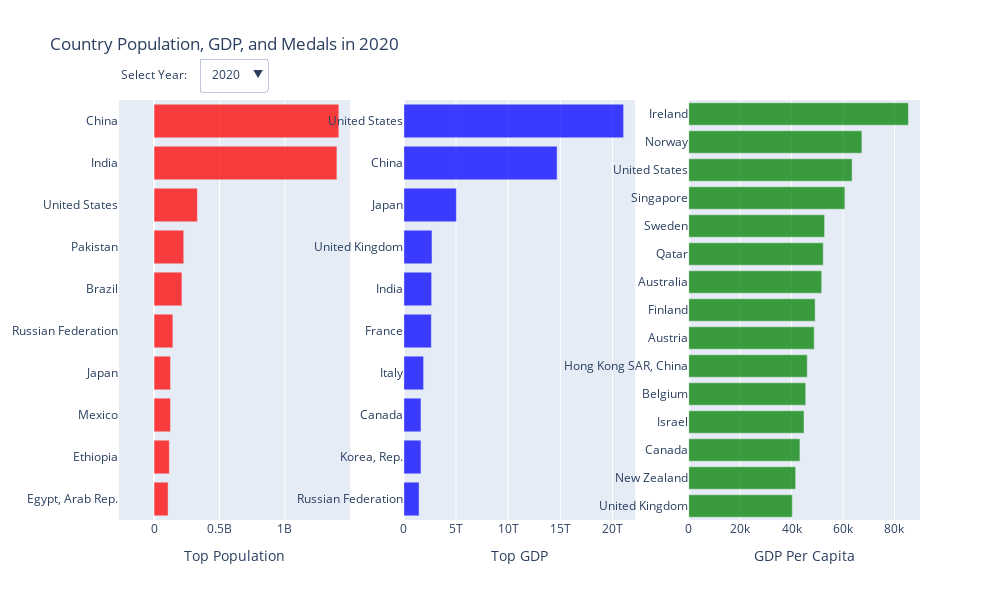

This figure's notebook cell:
### Code cell
# Import necessary libraries
import plotly.graph_objs as go
import plotly.offline as pyo
import plotly.subplots as sp
import numpy as np

df = pd.read_csv('olympic_data_country_medal_year.csv')
# Create figure
bar_chart = go.Figure()

# Set default year
selected_year = 2020

# Define function to sort data by GDP and Total_Score
def sort_data_by_selected_year(selected_year):
    df_filtered_pop = df[df['Year'] == selected_year].sort_values(by='Population', ascending=True).tail(15)
    df_filtered_gdp = df[df['Year'] == selected_year].sort_values(by='GDP', ascending=True).tail(15)
    df_filtered_gdp_per_capita = df[(df['Year'] == selected_year) & (df['Population'] >= 1000000)].sort_values(by='GDP_Per_Capita', ascending=True).tail(15)
    return df_filtered_pop, df_filtered_gdp, df_filtered_gdp_per_capita

# Create two subplots
bar_chart = sp.make_subplots(rows=1, cols=3)

df_filtered_pop, df_filtered_gdp, df_filtered_gdp_per_capita = sort_data_by_selected_year(df['Year'].max())

# Add first chart to subplot 1
df_filtered_pop = df[df['Year'] == selected_year].sort_values(by='Population', ascending=True).tail(10)
bar_chart.add_trace(go.Bar(
    y=df_filtered_pop['Country_Name'],
    x=df_filtered_pop['Population'],
    name='Population',
    marker_color='red',
    orientation='h',
    marker=dict(opacity=0.75)
), row=1, col=1)
# Add title to x-axis of subplot 1
bar_chart.update_xaxes(title_text='Top Population', row=1, col=1)



# Add second chart to subplot 2
df_filtered_gdp = df[df['Year'] == selected_year].sort_values(by='GDP', ascending=True).tail(10)
bar_chart.add_trace(go.Bar(
  y=df_filtered_gdp['Country_Name'],
    x=df_filtered_gdp['GDP'],
    name='GDP',
    marker_color='blue',
    orientation='h',
    marker=dict(opacity=0.75)
), row=1, col=2)
# Add title to x-axis of subplot 2
bar_chart.update_xaxes(title_text='Top GDP', row=1, col=2)



# Add third chart to subplot 3
filtered_gdp_per_capita = df[df['Year'] == selected_year].sort_values(by='GDP_Per_Capita', ascending=True).tail(10)
bar_chart.add_trace(go.Bar(
    y=df_filtered_gdp_per_capita['Country_Name'],
    x=df_filtered_gdp_per_capita['GDP_Per_Capita'],
    name='GDP Per Capita',
    marker_color='green',
    orientation='h',
    marker=dict(opacity=0.75)
), row=1, col=3)
# Add title to x-axis of subplot 3
bar_chart.update_xaxes(title_text='GDP Per Capita', row=1, col=3)



# Update layout
bar_chart.update_layout(title=f'Country Population, GDP, and Medals in {df["Year"].max()}',
                  height=600, width=1000,
                  barmode='group',
                  showlegend=False)

# Create dropdown list of years
years = np.sort(df['Year'].unique())[::-1]
dropdown_buttons = []
for year in years:
    df_filtered_pop, df_filtered_gdp, df_filtered_gdp_per_capita = sort_data_by_selected_year(year)
    dropdown_buttons.append(dict(
        label=str(year),
        method="update",
        args=[{
                "x": [df_filtered_pop['Population'],df_filtered_gdp['GDP'], df_filtered_gdp_per_capita['GDP_Per_Capita']],
                "y": [df_filtered_pop['Country_Name'], df_filtered_gdp['Country_Name'], df_filtered_gdp_per_capita['Country_Name']],
                "type": "bar",
                "orientation": "h",
                "marker_color": ['red','blue','green'],
                "name": ['Population', 'GDP', 'GDP Per Capita']
              },
              {
                "title": f"Country Population, GDP, and Medal Score in {year}"
            }]
            ))

# Add dropdown
bar_chart.update_layout(
    updatemenus=[dict(
        buttons=dropdown_buttons,
        direction="down",
        showactive=True,
        x=0.1,
        xanchor="left",
        y=1.1,
        yanchor="top"
    )]
)

# Add annotation
bar_chart.update_layout(
    annotations=[
        dict(text="Select Year:", showarrow=False,
        x=0, y=1.085, yref="paper", align="left")
    ]
)

bar_chart.show()
#pyo.plot(fig, filename='barchart.html', auto_open=True)

### Figure 1 — Plotly figure (JSON) as saved in the notebook; plotly's stock layout.template omitted (floating-point values rounded to 4 significant figures)
{"data": [{"marker": {"color": "red", "opacity": 0.75}, "name": "Population", "orientation": "h", "type": "bar", "x": [107465134, 117190911, 125998302, 126261000, 144073139, 213196304, 227196741, 331501080, 1396387127, 1411100000], "xaxis": "x", "y": ["Egypt, Arab Rep.", "Ethiopia", "Mexico", "Japan", "Russian Federation", "Brazil", "Pakistan", "United States", "India", "China"], "yaxis": "y"}, {"marker": {"color": "blue", "opacity": 0.75}, "name": "GDP", "orientation": "h", "type": "bar", "x": [1465000000000.0, 1644000000000.0, 1645000000000.0, 1897000000000.0, 2639000000000.0, 2668000000000.0, 2705000000000.0, 5040000000000.0, 14687673898336, 21060000000000.0], "xaxis": "x2", "y": ["Russian Federation", "Korea, Rep.", "Canada", "Italy", "France", "India", "United Kingdom", "Japan", "China", "United States"], "yaxis": "y2"}, {"marker": {"color": "green", "opacity": 0.75}, "name": "GDP Per Capita", "orientation": "h", "type": "bar", "x": [40320.0, 41600.0, 43260.0, 44850.0, 45520.0, 46110.0, 48810.0, 49170.0, 51720.0, 52320.0, 52840.0, 60730.0, 63530.0, 67330.0, 85420.0], "xaxis": "x3", "y": ["United Kingdom", "New Zealand", "Canada", "Israel", "Belgium", "Hong Kong SAR, China", "Austria", "Finland", "Australia", "Qatar", "Sweden", "Singapore", "United States", "Norway", "Ireland"], "yaxis": "y3"}], "layout": {"annotations": [{"align": "left", "showarrow": false, "text": "Select Year:", "x": 0, "y": 1.085, "yref": "paper"}], "barmode": "group", "height": 600, "showlegend": false, "title": {"text": "Country Population, GDP, and Medals in 2020"}, "updatemenus": [{"buttons": [{"args": [{"marker_color": ["red", "blue", "green"], "name": ["Population", "GDP", "GDP Per Capita"], "orientation": "h", "type": "bar", "x": [[59438851, 67081000, 67571107, 71475664, 84135428, 107465134, 117190911, 125998302, 126261000, 144073139, 213196304, 227196741, 331501080, 1396387127, 1411100000], [720300000000.0, 1091000000000.0, 1277000000000.0, 1327000000000.0, 1449000000000.0, 1465000000000.0, 1644000000000.0, 1645000000000.0, 1897000000000.0, 2639000000000.0, 2668000000000.0, 2705000000000.0, 5040000000000.0, 14687673898336, 21060000000000.0], [40320.0, 41600.0, 43260.0, 44850.0, 45520.0, 46110.0, 48810.0, 49170.0, 51720.0, 52320.0, 52840.0, 60730.0, 63530.0, 67330.0, 85420.0]], "y": [["Italy", "United Kingdom", "France", "Thailand", "Turkiye", "Egypt, Arab Rep.", "Ethiopia", "Mexico", "Japan", "Russian Federation", "Brazil", "Pakistan", "United States", "India", "China"], ["Turkiye", "Mexico", "Spain", "Australia", "Brazil", "Russian Federation", "Korea, Rep.", "Canada", "Italy", "France", "India", "United Kingdom", "Japan", "China", "United States"], ["United Kingdom", "New Zealand", "Canada", "Israel", "Belgium", "Hong Kong SAR, China", "Austria", "Finland", "Australia", "Qatar", "Sweden", "Singapore", "United States", "Norway", "Ireland"]]}, {"title": "Country Population, GDP, and Medal Score in 2020"}], "label": "2020", "method": "update"}, {"args": [{"marker_color": ["red", "blue", "green"], "name": ["Population", "GDP", "GDP Per Capita"], "orientation": "h", "type": "bar", "x": [[60421760, 66460344, 67158348, 71127802, 82809304, 103740765, 111129438, 124013861, 126811000, 144477859, 210166592, 219731479, 326838199, 1369003306, 1402760000], [778500000000.0, 1222000000000.0, 1422000000000.0, 1428000000000.0, 1631000000000.0, 1725000000000.0, 1725000000000.0, 1917000000000.0, 2092000000000.0, 2703000000000.0, 2791000000000.0, 2878000000000.0, 5038000000000.0, 13890000000000.0, 20530000000000.0], [42410.0, 43250.0, 43310.0, 46550.0, 47540.0, 48540.0, 49990.0, 51470.0, 54590.0, 57210.0, 62820.0, 66260.0, 66860.0, 79250.0, 82270.0]], "y": [["Italy", "United Kingdom", "France", "Thailand", "Turkiye", "Egypt, Arab Rep.", "Ethiopia", "Mexico", "Japan", "Russian Federation", "Brazil", "Pakistan", "United States", "India", "China"], ["Turkiye", "Mexico", "Spain", "Australia", "Russian Federation", "Korea, Rep.", "Canada", "Brazil", "Italy", "India", "France", "United Kingdom", "Japan", "China", "United States"], ["Israel", "New Zealand", "United Kingdom", "Canada", "Belgium", "Hong Kong SAR, China", "Finland", "Austria", "Sweden", "Australia", "United States", "Qatar", "Singapore", "Ireland", "Norway"]]}, {"title": "Country Population, GDP, and Medal Score in 2018"}], "label": "2018", "method": "update"}, {"args": [{"marker_color": ["red", "blue", "green"], "name": ["Population", "GDP", "GDP Per Capita"], "orientation": "h", "type": "bar", "x": [[60627498, 65611593, 66724104, 70607037, 81019394, 99784030, 105293228, 121519221, 127076000, 144342397, 206859578, 213524840, 323071755, 1338636340, 1387790000], [869700000000.0, 1078000000000.0, 1207000000000.0, 1234000000000.0, 1256000000000.0, 1500000000000.0, 1528000000000.0, 1796000000000.0, 1877000000000.0, 2295000000000.0, 2473000000000.0, 2700000000000.0, 5004000000000.0, 11230000000000.0, 18700000000000.0], [39380.0, 40060.0, 41150.0, 42010.0, 42320.0, 43730.0, 43810.0, 45310.0, 49880.0, 51970.0, 56860.0, 57870.0, 58470.0, 62900.0, 70460.0]], "y": [["Italy", "United Kingdom", "France", "Thailand", "Turkiye", "Egypt, Arab Rep.", "Ethiopia", "Mexico", "Japan", "Russian Federation", "Brazil", "Pakistan", "United States", "India", "China"], ["Turkiye", "Mexico", "Australia", "Spain", "Russian Federation", "Korea, Rep.", "Canada", "Brazil", "Italy", "India", "France", "United Kingdom", "Japan", "China", "United States"], ["Japan", "New Zealand", "United Kingdom", "Belgium", "Canada", "Hong Kong SAR, China", "Finland", "Austria", "Australia", "Sweden", "Singapore", "United States", "Qatar", "Ireland", "Norway"]]}, {"title": "Country Population, GDP, and Medal Score in 2016"}], "label": "2016", "method": "update"}, {"args": [{"marker_color": ["red", "blue", "green"], "name": ["Population", "GDP", "GDP Per Capita"], "orientation": "h", "type": "bar", "x": [[60789140, 64602298, 66312067, 69960943, 78112073, 95592324, 99746766, 118755887, 127276000, 143819667, 203459650, 208251628, 318386329, 1307246509, 1371860000], [939000000000.0, 1315000000000.0, 1372000000000.0, 1468000000000.0, 1484000000000.0, 1806000000000.0, 2027000000000.0, 2039000000000.0, 2162000000000.0, 2456000000000.0, 2856000000000.0, 3065000000000.0, 4896994405839, 10480000000000.0, 17550000000000.0], [40320.0, 43070.0, 44570.0, 47450.0, 47760.0, 50330.0, 50960.0, 51790.0, 55120.0, 55640.0, 57560.0, 60020.0, 62510.0, 93130.0, 97020.0]], "y": [["Italy", "United Kingdom", "France", "Thailand", "Turkiye", "Egypt, Arab Rep.", "Ethiopia", "Mexico", "Japan", "Russian Federation", "Brazil", "Pakistan", "United States", "India", "China"], ["Turkiye", "Mexico", "Spain", "Australia", "Korea, Rep.", "Canada", "Russian Federation", "India", "Italy", "Brazil", "France", "United Kingdom", "Japan", "China", "United States"], ["Hong Kong SAR, China", "France", "New Zealand", "United Kingdom", "Belgium", "Finland", "Canada", "Austria", "United States", "Ireland", "Singapore", "Sweden", "Australia", "Qatar", "Norway"]]}, {"title": "Country Population, GDP, and Medal Score in 2014"}], "label": "2014", "method": "update"}, {"args": [{"marker_color": ["red", "blue", "green"], "name": ["Population", "GDP", "GDP Per Capita"], "orientation": "h", "type": "bar", "x": [[59539717, 63700215, 65662240, 69157023, 75277439, 91240376, 94451280, 115755909, 127629000, 143201721, 199977707, 202205861, 313877662, 1274487215, 1354190000], [880600000000.0, 1201000000000.0, 1278000000000.0, 1325000000000.0, 1547000000000.0, 1828000000000.0, 1828000000000.0, 2087000000000.0, 2208000000000.0, 2465000000000.0, 2684000000000.0, 2706000000000.0, 6272000000000.0, 8532000000000.0, 16250000000000.0], [39970.0, 40870.0, 42490.0, 44670.0, 47710.0, 48560.0, 49050.0, 49150.0, 51780.0, 52670.0, 55550.0, 58040.0, 68040.0, 98040.0, 101500.0]], "y": [["Italy", "United Kingdom", "France", "Thailand", "Turkiye", "Egypt, Arab Rep.", "Ethiopia", "Mexico", "Japan", "Russian Federation", "Brazil", "Pakistan", "United States", "India", "China"], ["Turkiye", "Mexico", "Korea, Rep.", "Spain", "Australia", "India", "Canada", "Italy", "Russian Federation", "Brazil", "France", "United Kingdom", "Japan", "China", "United States"], ["New Zealand", "France", "United Kingdom", "Belgium", "Finland", "Austria", "Ireland", "Japan", "United States", "Canada", "Singapore", "Sweden", "Australia", "Qatar", "Norway"]]}, {"title": "Country Population, GDP, and Medal Score in 2012"}], "label": "2012", "method": "update"}, {"args": [{"marker_color": ["red", "blue", "green"], "name": ["Population", "GDP", "GDP Per Capita"], "orientation": "h", "type": "bar", "x": [[59277417, 62766365, 65030575, 68270489, 73195345, 87252413, 89237791, 112532401, 128070000, 142849468, 194454498, 196353492, 309327143, 1240613620, 1337705000], [777000000000.0, 1058000000000.0, 1144000000000.0, 1149000000000.0, 1422000000000.0, 1525000000000.0, 1617000000000.0, 1676000000000.0, 2136000000000.0, 2209000000000.0, 2491000000000.0, 2645000000000.0, 5759000000000.0, 6087000000000.0, 15050000000000.0], [36040.0, 39690.0, 40680.0, 44180.0, 44970.0, 46510.0, 46900.0, 47240.0, 47560.0, 48650.0, 48660.0, 52130.0, 52870.0, 73020.0, 87690.0]], "y": [["Italy", "United Kingdom", "France", "Thailand", "Turkiye", "Egypt, Arab Rep.", "Ethiopia", "Mexico", "Japan", "Russian Federation", "Pakistan", "Brazil", "United States", "India", "China"], ["Turkiye", "Mexico", "Korea, Rep.", "Australia", "Spain", "Russian Federation", "Canada", "India", "Italy", "Brazil", "United Kingdom", "France", "Japan", "China", "United States"], ["Italy", "United Kingdom", "France", "Belgium", "Japan", "Finland", "Austria", "Singapore", "Canada", "United States", "Ireland", "Australia", "Sweden", "Qatar", "Norway"]]}, {"title": "Country Population, GDP, and Medal Score in 2010"}], "label": "2010", "method": "update"}, {"args": [{"marker_color": ["red", "blue", "green"], "name": ["Population", "GDP", "GDP Per Capita"], "orientation": "h", "type": "bar", "x": [[58826731, 61806995, 64379696, 67328239, 71320726, 83844783, 84357105, 109684489, 128063000, 142742366, 185931955, 192672317, 304093966, 1206734806, 1324655000], [770500000000.0, 1047000000000.0, 1056000000000.0, 1110000000000.0, 1199000000000.0, 1553000000000.0, 1632000000000.0, 1661000000000.0, 1696000000000.0, 2409000000000.0, 2930000000000.0, 2932000000000.0, 4594000000000.0, 5107000000000.0, 14770000000000.0], [39880.0, 40010.0, 40940.0, 45520.0, 46710.0, 47430.0, 48300.0, 48570.0, 49680.0, 51920.0, 53770.0, 56150.0, 61350.0, 79810.0, 96940.0]], "y": [["Italy", "United Kingdom", "France", "Thailand", "Turkiye", "Egypt, Arab Rep.", "Ethiopia", "Mexico", "Japan", "Russian Federation", "Pakistan", "Brazil", "United States", "India", "China"], ["Turkiye", "Korea, Rep.", "Australia", "Mexico", "India", "Canada", "Spain", "Russian Federation", "Brazil", "Italy", "France", "United Kingdom", "China", "Japan", "United States"], ["Japan", "Singapore", "Italy", "France", "Canada", "United Kingdom", "Belgium", "United States", "Australia", "Austria", "Finland", "Sweden", "Ireland", "Qatar", "Norway"]]}, {"title": "Country Population, GDP, and Medal Score in 2008"}], "label": "2008", "method": "update"}, {"args": [{"marker_color": ["red", "blue", "green"], "name": ["Population", "GDP", "GDP Per Capita"], "orientation": "h", "type": "bar", "x": [[58143979, 60846820, 63628261, 66319525, 69601333, 79691050, 80629670, 106886790, 127854000, 143049637, 178069984, 188820682, 298379912, 1172373788, 1311020000], [557100000000.0, 747900000000.0, 940300000000.0, 975400000000.0, 989900000000.0, 1053000000000.0, 1108000000000.0, 1260000000000.0, 1319000000000.0, 1950000000000.0, 2321000000000.0, 2710000000000.0, 2752000000000.0, 4601663122284, 13820000000000.0], [33530.0, 33770.0, 35990.0, 36470.0, 36570.0, 38710.0, 40500.0, 40670.0, 41220.0, 44540.0, 46300.0, 46590.0, 54330.0, 59980.0, 74150.0]], "y": [["Italy", "United Kingdom", "France", "Thailand", "Turkiye", "Ethiopia", "Egypt, Arab Rep.", "Mexico", "Japan", "Russian Federation", "Pakistan", "Brazil", "United States", "India", "China"], ["Turkiye", "Australia", "India", "Mexico", "Russian Federation", "Korea, Rep.", "Brazil", "Spain", "Canada", "Italy", "France", "United Kingdom", "China", "Japan", "United States"], ["Italy", "Singapore", "Japan", "France", "Australia", "Belgium", "Canada", "Austria", "Finland", "United Kingdom", "United States", "Sweden", "Ireland", "Qatar", "Norway"]]}, {"title": "Country Population, GDP, and Medal Score in 2006"}], "label": "2006", "method": "update"}, {"args": [{"marker_color": ["red", "blue", "green"], "name": ["Population", "GDP", "GDP Per Capita"], "orientation": "h", "type": "bar", "x": [[57685327, 59987905, 62716306, 65311166, 67785075, 75301026, 77522427, 103945813, 127761000, 144067316, 170648620, 184722043, 292805298, 1136264583, 1296075000], [408900000000.0, 591000000000.0, 614300000000.0, 669300000000.0, 709100000000.0, 782200000000.0, 793200000000.0, 1027000000000.0, 1069000000000.0, 1807000000000.0, 1955000000000.0, 2120000000000.0, 2423000000000.0, 4893000000000.0, 12220000000000.0], [25420.0, 27610.0, 30820.0, 31320.0, 32140.0, 33800.0, 35430.0, 36890.0, 37770.0, 38300.0, 40390.0, 41720.0, 42820.0, 47750.0, 57600.0]], "y": [["Italy", "United Kingdom", "France", "Thailand", "Turkiye", "Ethiopia", "Egypt, Arab Rep.", "Mexico", "Japan", "Russian Federation", "Pakistan", "Brazil", "United States", "India", "China"], ["Turkiye", "Russian Federation", "Australia", "Brazil", "India", "Mexico", "Korea, Rep.", "Canada", "Spain", "Italy", "China", "France", "United Kingdom", "Japan", "United States"], ["New Zealand", "Singapore", "Australia", "Italy", "Canada", "France", "Belgium", "Austria", "Finland", "Japan", "United Kingdom", "United States", "Sweden", "Ireland", "Norway"]]}, {"title": "Country Population, GDP, and Medal Score in 2004"}], "label": "2004", "method": "update"}, {"args": [{"marker_color": ["red", "blue", "green"], "name": ["Population", "GDP", "GDP Per Capita"], "orientation": "h", "type": "bar", "x": [[57059007, 59370479, 61816234, 64222580, 65988663, 71073215, 74393759, 100917081, 127445000, 145306497, 163262807, 180476685, 287625193, 1098313039, 1280400000], [266800000000.0, 345500000000.0, 395600000000.0, 509800000000.0, 514900000000.0, 627200000000.0, 708800000000.0, 760600000000.0, 772100000000.0, 1277000000000.0, 1470550014516, 1501000000000.0, 1786000000000.0, 4183000000000.0, 10930000000000.0], [20290.0, 22160.0, 22380.0, 24260.0, 24290.0, 24670.0, 25010.0, 26530.0, 27000.0, 29900.0, 30080.0, 32710.0, 32820.0, 38000.0, 43080.0]], "y": [["Italy", "United Kingdom", "France", "Thailand", "Turkiye", "Ethiopia", "Egypt, Arab Rep.", "Mexico", "Japan", "Russian Federation", "Pakistan", "Brazil", "United States", "India", "China"], ["Sweden", "Russian Federation", "Australia", "Brazil", "India", "Korea, Rep.", "Spain", "Canada", "Mexico", "Italy", "China", "France", "United Kingdom", "Japan", "United States"], ["Australia", "Singapore", "Italy", "Canada", "France", "Hong Kong SAR, China", "Belgium", "Austria", "Finland", "Sweden", "United Kingdom", "Ireland", "Japan", "United States", "Norway"]]}, {"title": "Country Population, GDP, and Medal Score in 2002"}], "label": "2002", "method": "update"}, {"args": [{"marker_color": ["red", "blue", "green"], "name": ["Population", "GDP", "GDP Per Capita"], "orientation": "h", "type": "bar", "x": [[56942108, 58892514, 60921384, 63066603, 64113547, 67031867, 71371371, 97873442, 126843000, 146596869, 154369924, 175873720, 282162411, 1059633675, 1262645000], [274300000000.0, 284200000000.0, 415900000000.0, 468400000000.0, 576200000000.0, 598400000000.0, 655400000000.0, 707900000000.0, 744800000000.0, 1147000000000.0, 1211000000000.0, 1366000000000.0, 1666000000000.0, 4968000000000.0, 10250000000000.0], [21630.0, 21850.0, 22420.0, 23100.0, 23850.0, 24270.0, 24350.0, 24630.0, 25760.0, 26330.0, 28290.0, 29620.0, 36330.0, 38130.0, 39170.0]], "y": [["Italy", "United Kingdom", "France", "Thailand", "Turkiye", "Ethiopia", "Egypt, Arab Rep.", "Mexico", "Japan", "Russian Federation", "Pakistan", "Brazil", "United States", "India", "China"], ["Turkiye", "Argentina", "Australia", "India", "Korea, Rep.", "Spain", "Brazil", "Mexico", "Canada", "Italy", "China", "France", "United Kingdom", "Japan", "United States"], ["Israel", "Australia", "France", "Belgium", "Singapore", "Canada", "Finland", "Austria", "Hong Kong SAR, China", "Ireland", "United Kingdom", "Sweden", "United States", "Norway", "Japan"]]}, {"title": "Country Population, GDP, and Medal Score in 2000"}], "label": "2000", "method": "update"}, {"args": [{"marker_color": ["red", "blue", "green"], "name": ["Population", "GDP", "GDP Per Capita"], "orientation": "h", "type": "bar", "x": [[56906744, 58487141, 60192790, 61745217, 62242204, 63136493, 68446011, 94767284, 126400000, 145476106, 147670784, 171039804, 275854000, 1021434576, 1241935000], [276000000000.0, 298900000000.0, 383300000000.0, 399700000000.0, 421400000000.0, 526500000000.0, 619200000000.0, 634000000000.0, 863700000000.0, 1029000000000.0, 1270000000000.0, 1503000000000.0, 1655000000000.0, 4098362709104, 9063000000000.0], [21020.0, 21480.0, 21830.0, 22320.0, 24290.0, 24970.0, 25340.0, 25810.0, 26010.0, 27360.0, 28300.0, 30600.0, 32420.0, 32850.0, 34790.0]], "y": [["Italy", "United Kingdom", "France", "Thailand", "Turkiye", "Ethiopia", "Egypt, Arab Rep.", "Mexico", "Japan", "Pakistan", "Russian Federation", "Brazil", "United States", "India", "China"], ["Turkiye", "Argentina", "Korea, Rep.", "Australia", "India", "Mexico", "Spain", "Canada", "Brazil", "China", "Italy", "France", "United Kingdom", "Japan", "United States"], ["Canada", "Australia", "Singapore", "Italy", "Ireland", "France", "Belgium", "Hong Kong SAR, China", "Finland", "Austria", "United Kingdom", "Sweden", "Japan", "United States", "Norway"]]}, {"title": "Country Population, GDP, and Medal Score in 1998"}], "label": "1998", "method": "update"}, {"args": [{"marker_color": ["red", "blue", "green"], "name": ["Population", "GDP", "GDP Per Capita"], "orientation": "h", "type": "bar", "x": [[56860281, 58166950, 59347649, 59756533, 60211096, 60293786, 65565195, 91586555, 125757000, 137234810, 148160129, 166037122, 269394000, 983281218, 1217550000], [291700000000.0, 391700000000.0, 392900000000.0, 401300000000.0, 411000000000.0, 610200000000.0, 628500000000.0, 642600000000.0, 850400000000.0, 863700000000.0, 1312000000000.0, 1422000000000.0, 1606000000000.0, 4923000000000.0, 8073000000000.0], [20840.0, 21230.0, 22020.0, 23080.0, 24440.0, 24820.0, 25780.0, 26230.0, 26870.0, 27490.0, 29810.0, 29970.0, 33000.0, 37320.0, 39150.0]], "y": [["Italy", "United Kingdom", "Ethiopia", "France", "Thailand", "Turkiye", "Egypt, Arab Rep.", "Mexico", "Japan", "Pakistan", "Russian Federation", "Brazil", "United States", "India", "China"], ["Sweden", "Russian Federation", "India", "Australia", "Mexico", "Korea, Rep.", "Canada", "Spain", "Brazil", "China", "Italy", "United Kingdom", "France", "Japan", "United States"], ["Ireland", "Canada", "Australia", "Italy", "United Kingdom", "Hong Kong SAR, China", "Finland", "Singapore", "France", "Belgium", "Austria", "United States", "Sweden", "Norway", "Japan"]]}, {"title": "Country Population, GDP, and Medal Score in 1996"}], "label": "1996", "method": "update"}, {"args": [{"marker_color": ["red", "blue", "green"], "name": ["Population", "GDP", "GDP Per Capita"], "orientation": "h", "type": "bar", "x": [[55620211, 56843400, 57865745, 58310245, 58610010, 59327585, 62775847, 88314424, 125178000, 129245139, 148407912, 160980472, 263126000, 945261958, 1191835000], [257400000000.0, 322800000000.0, 327300000000.0, 395100000000.0, 463600000000.0, 525400000000.0, 527800000000.0, 530600000000.0, 564300000000.0, 578100000000.0, 1099000000000.0, 1140000000000.0, 1394000000000.0, 4999000000000.0, 7287000000000.0], [15900.0, 18130.0, 19340.0, 19710.0, 19940.0, 20300.0, 21550.0, 22500.0, 23500.0, 24210.0, 25650.0, 26080.0, 27690.0, 29320.0, 39930.0]], "y": [["Ethiopia", "Italy", "United Kingdom", "Turkiye", "Thailand", "France", "Egypt, Arab Rep.", "Mexico", "Japan", "Pakistan", "Russian Federation", "Brazil", "United States", "India", "China"], ["Argentina", "Australia", "India", "Russian Federation", "Korea, Rep.", "Brazil", "Mexico", "Spain", "China", "Canada", "Italy", "United Kingdom", "France", "Japan", "United States"], ["Ireland", "Australia", "Italy", "United Kingdom", "Canada", "Finland", "Singapore", "Hong Kong SAR, China", "France", "Belgium", "Austria", "Sweden", "United States", "Norway", "Japan"]]}, {"title": "Country Population, GDP, and Medal Score in 1994"}], "label": "1994", "method": "update"}, {"args": [{"marker_color": ["red", "blue", "green"], "name": ["Population", "GDP", "GDP Per Capita"], "orientation": "h", "type": "bar", "x": [[57580402, 58849943, 58849943, 59989142, 84993164, 122375179, 124425000, 124425000, 148538197, 155900790, 256514000, 256514000, 907574049, 1164970000, 1164970000], [426900000000.0, 460300000000.0, 592400000000.0, 592400000000.0, 630900000000.0, 630900000000.0, 1180000000000.0, 1320000000000.0, 1320000000000.0, 1401000000000.0, 1401000000000.0, 3908809463832, 3908809463832, 6520000000000.0, 6520000000000.0], [23240.0, 23240.0, 23370.0, 23810.0, 23810.0, 24880.0, 24880.0, 25420.0, 25420.0, 30520.0, 30520.0, 31410.0, 31410.0, 32800.0, 32800.0]], "y": [["United Kingdom", "France", "France", "Egypt, Arab Rep.", "Mexico", "Pakistan", "Japan", "Japan", "Russian Federation", "Brazil", "United States", "United States", "India", "China", "China"], ["China", "Russian Federation", "Canada", "Canada", "Spain", "Spain", "United Kingdom", "Italy", "Italy", "France", "France", "Japan", "Japan", "United States", "United States"], ["Italy", "Italy", "Belgium", "France", "France", "Austria", "Austria", "United States", "United States", "Norway", "Norway", "Japan", "Japan", "Sweden", "Sweden"]]}, {"title": "Country Population, GDP, and Medal Score in 1992"}], "label": "1992", "method": "update"}, {"args": [{"marker_color": ["red", "blue", "green"], "name": ["Population", "GDP", "GDP Per Capita"], "orientation": "h", "type": "bar", "x": [[56629288, 56629288, 56928327, 57472651, 57472651, 78892015, 107967838, 122578000, 122578000, 145253973, 146857000, 244499000, 244499000, 833729681, 1101630000], [296600000000.0, 312400000000.0, 376200000000.0, 507400000000.0, 507400000000.0, 554700000000.0, 891600000000.0, 891600000000.0, 910100000000.0, 1019000000000.0, 1019000000000.0, 3072000000000.0, 3072000000000.0, 5236000000000.0, 5236000000000.0], [17580.0, 17730.0, 17730.0, 18940.0, 18940.0, 21420.0, 21420.0, 22050.0, 22050.0, 24210.0, 24210.0, 24530.0, 24530.0, 25060.0, 25060.0]], "y": [["Italy", "Italy", "United Kingdom", "France", "France", "Mexico", "Pakistan", "Japan", "Japan", "Brazil", "Russian Federation", "United States", "United States", "India", "China"], ["India", "China", "Spain", "Canada", "Canada", "Russian Federation", "Italy", "Italy", "United Kingdom", "France", "France", "Japan", "Japan", "United States", "United States"], ["Austria", "France", "France", "Canada", "Canada", "United States", "United States", "Finland", "Finland", "Norway", "Norway", "Sweden", "Sweden", "Japan", "Japan"]]}, {"title": "Country Population, GDP, and Medal Score in 1988"}], "label": "1988", "method": "update"}, {"args": [{"marker_color": ["red", "blue", "green"], "name": ["Population", "GDP", "GDP Per Capita"], "orientation": "h", "type": "bar", "x": [[56275701, 56422072, 56422072, 56576718, 56576718, 73489654, 94003867, 120083000, 120083000, 133888775, 142745000, 235825000, 235825000, 762895156, 1036825000], [193500000000.0, 212200000000.0, 259900000000.0, 355400000000.0, 355400000000.0, 437900000000.0, 437900000000.0, 461500000000.0, 461500000000.0, 530700000000.0, 530700000000.0, 1318000000000.0, 1318000000000.0, 4037612998821, 4037612998821], [9430.0, 9430.0, 10830.0, 10830.0, 10980.0, 10980.0, 12420.0, 13100.0, 13100.0, 13880.0, 13880.0, 14990.0, 14990.0, 17120.0, 17120.0]], "y": [["France", "United Kingdom", "United Kingdom", "Italy", "Italy", "Mexico", "Pakistan", "Japan", "Japan", "Brazil", "Russian Federation", "United States", "United States", "India", "China"], ["Australia", "India", "China", "Canada", "Canada", "Italy", "Italy", "United Kingdom", "United Kingdom", "France", "France", "Japan", "Japan", "United States", "United States"], ["France", "France", "Finland", "Finland", "Japan", "Japan", "Australia", "Sweden", "Sweden", "Canada", "Canada", "Norway", "Norway", "United States", "United States"]]}, {"title": "Country Population, GDP, and Medal Score in 1984"}], "label": "1984", "method": "update"}, {"args": [{"marker_color": ["red", "blue", "green"], "name": ["Population", "GDP", "GDP Per Capita"], "orientation": "h", "type": "bar", "x": [[49973920, 55052582, 55052582, 56314216, 56314216, 56433883, 56433883, 67705186, 80624057, 116807000, 122288383, 139010000, 227225000, 696828385, 981235000], [150000000000.0, 186300000000.0, 191100000000.0, 205100000000.0, 232800000000.0, 237400000000.0, 273900000000.0, 477300000000.0, 477300000000.0, 564900000000.0, 564900000000.0, 701300000000.0, 701300000000.0, 1105000000000.0, 2857000000000.0], [10030.0, 10030.0, 10210.0, 10870.0, 10870.0, 11170.0, 11220.0, 11220.0, 12570.0, 12740.0, 12740.0, 12860.0, 15770.0, 17100.0, 17100.0]], "y": [["Ukraine", "France", "France", "United Kingdom", "United Kingdom", "Italy", "Italy", "Mexico", "Pakistan", "Japan", "Brazil", "Russian Federation", "United States", "India", "China"], ["Australia", "India", "China", "Mexico", "Spain", "Brazil", "Canada", "Italy", "Italy", "United Kingdom", "United Kingdom", "France", "France", "Japan", "United States"], ["United Kingdom", "United Kingdom", "Australia", "Austria", "Austria", "Canada", "Finland", "Finland", "United States", "France", "France", "Belgium", "Norway", "Sweden", "Sweden"]]}, {"title": "Country Population, GDP, and Medal Score in 1980"}], "label": "1980", "method": "update"}, {"args": [{"marker_color": ["red", "blue", "green"], "name": ["Population", "GDP", "GDP Per Capita"], "orientation": "h", "type": "bar", "x": [[53966558, 53966558, 55718260, 55718260, 56211968, 56211968, 60452543, 70230923, 111286504, 112775000, 135147000, 218035000, 218035000, 637451448, 930685000], [105100000000.0, 118500000000.0, 153200000000.0, 153900000000.0, 206600000000.0, 206600000000.0, 224700000000.0, 224700000000.0, 232600000000.0, 232600000000.0, 372300000000.0, 372300000000.0, 586200000000.0, 1873000000000.0, 1873000000000.0], [5678.0, 6740.0, 6740.0, 6899.0, 6899.0, 7243.0, 7487.0, 8592.0, 8592.0, 8809.0, 8809.0, 8927.0, 8927.0, 10870.0, 10870.0]], "y": [["France", "France", "Italy", "Italy", "United Kingdom", "United Kingdom", "Mexico", "Pakistan", "Brazil", "Japan", "Russian Federation", "United States", "United States", "India", "China"], ["Australia", "Spain", "Brazil", "China", "Canada", "Canada", "Italy", "Italy", "United Kingdom", "United Kingdom", "France", "France", "Japan", "United States", "United States"], ["Austria", "Finland", "Finland", "France", "France", "Belgium", "Australia", "United States", "United States", "Canada", "Canada", "Norway", "Norway", "Sweden", "Sweden"]]}, {"title": "Country Population, GDP, and Medal Score in 1976"}], "label": "1976", "method": "update"}, {"args": [{"marker_color": ["red", "blue", "green"], "name": ["Population", "GDP", "GDP Per Capita"], "orientation": "h", "type": "bar", "x": [[52637888, 52637888, 53543436, 54381345, 54381345, 56086065, 62509565, 101194394, 107188000, 107188000, 131909000, 209896000, 209896000, 582837973, 862030000], [59130000000.0, 59130000000.0, 71460000000.0, 113100000000.0, 113100000000.0, 113700000000.0, 145300000000.0, 145300000000.0, 170000000000.0, 203500000000.0, 203500000000.0, 318000000000.0, 318000000000.0, 1279000000000.0, 1279000000000.0], [3178.0, 3178.0, 3295.0, 3832.0, 3866.0, 3866.0, 3949.0, 4414.0, 4414.0, 5090.0, 5090.0, 6027.0, 6027.0, 6094.0, 6094.0]], "y": [["France", "France", "Mexico", "Italy", "Italy", "United Kingdom", "Pakistan", "Brazil", "Japan", "Japan", "Russian Federation", "United States", "United States", "India", "China"], ["Spain", "Spain", "India", "Canada", "Canada", "China", "Italy", "Italy", "United Kingdom", "France", "France", "Japan", "Japan", "United States", "United States"], ["Finland", "Finland", "New Zealand", "Belgium", "France", "France", "Australia", "Norway", "Norway", "Canada", "Canada", "Sweden", "Sweden", "United States", "United States"]]}, {"title": "Country Population, GDP, and Medal Score in 1972"}], "label": "1972", "method": "update"}, {"args": [{"marker_color": ["red", "blue", "green"], "name": ["Population", "GDP", "GDP Per Capita"], "orientation": "h", "type": "bar", "x": [[46635196, 47170337, 50817020, 50817020, 53235750, 53235750, 55211700, 56124743, 91659246, 101011000, 128928000, 200706000, 200706000, 533431909, 774510000], [31480000000.0, 32710000000.0, 33930000000.0, 53090000000.0, 70850000000.0, 71830000000.0, 71830000000.0, 87940000000.0, 87940000000.0, 107800000000.0, 129800000000.0, 129800000000.0, 146600000000.0, 942500000000.0, 942500000000.0], [1907.0, 1907.0, 1952.0, 2222.0, 2554.0, 2554.0, 2662.0, 2662.0, 2724.0, 3463.0, 3463.0, 3926.0, 3926.0, 4696.0, 4696.0]], "y": [["Ukraine", "Mexico", "France", "France", "Italy", "Italy", "United Kingdom", "Pakistan", "Brazil", "Japan", "Russian Federation", "United States", "United States", "India", "China"], ["Spain", "Australia", "Brazil", "India", "China", "Canada", "Canada", "Italy", "Italy", "United Kingdom", "France", "France", "Japan", "United States", "United States"], ["Finland", "Finland", "United Kingdom", "Belgium", "France", "France", "Norway", "Norway", "Australia", "Canada", "Canada", "Sweden", "Sweden", "United States", "United States"]]}, {"title": "Country Population, GDP, and Medal Score in 1968"}], "label": "1968", "method": "update"}, {"args": [{"marker_color": ["red", "blue", "green"], "name": ["Population", "GDP", "GDP Per Capita"], "orientation": "h", "type": "bar", "x": [[44941406, 48733997, 48733997, 50552592, 51675350, 51675350, 54000000, 54000000, 82262794, 96903000, 125345000, 191889000, 191889000, 489059309, 698355000], [23800000000.0, 25610000000.0, 49380000000.0, 49380000000.0, 56480000000.0, 59710000000.0, 63180000000.0, 63180000000.0, 81750000000.0, 94010000000.0, 94010000000.0, 94407558372, 94407558372, 685800000000.0, 685800000000.0], [1708.0, 1708.0, 1748.0, 1748.0, 1929.0, 1929.0, 1938.0, 2131.0, 2555.0, 2555.0, 2814.0, 2941.0, 2941.0, 3574.0, 3574.0]], "y": [["Ukraine", "France", "France", "Pakistan", "Italy", "Italy", "United Kingdom", "United Kingdom", "Brazil", "Japan", "Russian Federation", "United States", "United States", "India", "China"], ["Australia", "Argentina", "Canada", "Canada", "India", "China", "Italy", "Italy", "Japan", "France", "France", "United Kingdom", "United Kingdom", "United States", "United States"], ["Finland", "Finland", "United Kingdom", "United Kingdom", "France", "France", "Norway", "Australia", "Canada", "Canada", "New Zealand", "Sweden", "Sweden", "United States", "United States"]]}, {"title": "Country Population, GDP, and Medal Score in 1964"}], "label": "1964", "method": "update"}, {"args": [{"marker_color": ["red", "blue", "green"], "name": ["Population", "GDP", "GDP Per Capita"], "orientation": "h", "type": "bar", "x": [[36268055, 42767251, 45954226, 46649927, 46649927, 50199700, 50199700, 52400000, 73092515, 93216000, 119897000, 180671000, 180671000, 445954579, 667070000], [15820000000.0, 17030000000.0, 18610000000.0, 37030000000.0, 40390000000.0, 40390000000.0, 40460000000.0, 40460000000.0, 44310000000.0, 59720000000.0, 62230000000.0, 62230000000.0, 73230000000.0, 543300000000.0, 543300000000.0], [1229.0, 1274.0, 1334.0, 1334.0, 1398.0, 1442.0, 1442.0, 1811.0, 2114.0, 2114.0, 2259.0, 2259.0, 2313.0, 3007.0, 3007.0]], "y": [["Mexico", "Ukraine", "Pakistan", "France", "France", "Italy", "Italy", "United Kingdom", "Brazil", "Japan", "Russian Federation", "United States", "United States", "India", "China"], ["Sweden", "Brazil", "Australia", "India", "Italy", "Italy", "Canada", "Canada", "Japan", "China", "France", "France", "United Kingdom", "United States", "United States"], ["Israel", "Belgium", "France", "France", "United Kingdom", "Norway", "Norway", "Australia", "Sweden", "Sweden", "Canada", "Canada", "New Zealand", "United States", "United States"]]}, {"title": "Country Population, GDP, and Medal Score in 1960"}], "label": "1960", "method": "update"}], "direction": "down", "showactive": true, "x": 0.1, "xanchor": "left", "y": 1.1, "yanchor": "top"}], "width": 1000, "xaxis": {"anchor": "y", "domain": [0, 0.2889], "title": {"text": "Top Population"}}, "xaxis2": {"anchor": "y2", "domain": [0.3556, 0.6444], "title": {"text": "Top GDP"}}, "xaxis3": {"anchor": "y3", "domain": [0.7111, 1], "title": {"text": "GDP Per Capita"}}, "yaxis": {"anchor": "x", "domain": [0, 1]}, "yaxis2": {"anchor": "x2", "domain": [0, 1]}, "yaxis3": {"anchor": "x3", "domain": [0, 1]}}}
